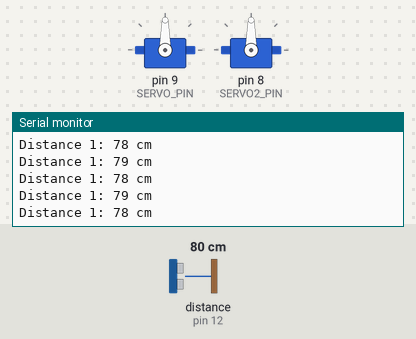
This sketch was run on a simulated Arduino Uno, built with avr-gcc and run on an emulated ATmega328P. On the bench: 2 × servo, the last lines printed to the serial monitor. Wiring (inferred from the names in the program): ultrasonic range finder: trigger pin 11; echo pin 12. The test bench sets the inputs (shaded band); at power-on: distance to the obstacle (sensor on pin 12) 80 cm. The echo pulse lasts 58.3 µs per cm.

Above: at 1.2 s.
1.3 s: distance to the obstacle (sensor on pin 12) set to 183 cm
At 1.53 s:
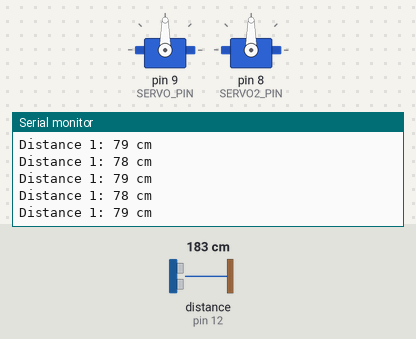
4.3 s: distance to the obstacle (sensor on pin 12) set to 35 cm
At 4.42 s:
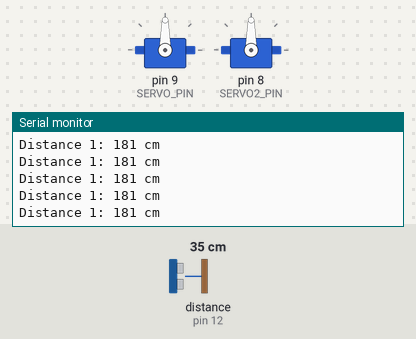
Timing chart, 0 to 7.3 s (numbered marks = the images above; inputs shaded):
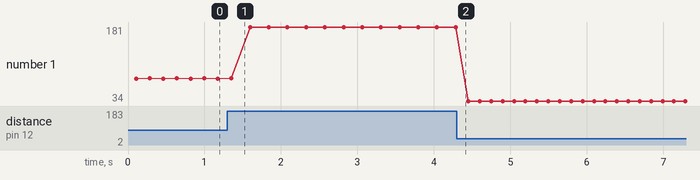

The sketch:

radar.ino
```cpp
#include <Servo.h>
#define SERVO_PIN 9
#define SERVO_DELAY 20
#define SERVO_LONG_DELAY 1000

#define SERVO2_PIN 8
#define SERVO2_DELAY 20
#define SERVO2_LONG_DELAY 1000

#define TRIG_PIN 11
#define ECHO_PIN 12

#define TRIG2_PIN 6
#define ECHO2_PIN 7

Servo myservo;
Servo myservo2;
int angle1 = 0;
int direction1 = 1;
int angle2 = 0;
int direction2 = 1;


void setup() {
  // put your setup code here, to run once:
  myservo.attach(SERVO_PIN);
  myservo2.attach(SERVO2_PIN);

  // Start the serial communication
  Serial.begin(9600);

  // Define the trigPin as an OUTPUT
  pinMode(TRIG_PIN, OUTPUT);

  // Define the echoPin as an INPUT
  pinMode(ECHO_PIN, INPUT);

  // Define the trigPin as an OUTPUT
  pinMode(TRIG2_PIN, OUTPUT);

  // Define the echoPin as an INPUT
  pinMode(ECHO2_PIN, INPUT);
}

long getDistance(int trigPin, int echoPin)
{
  // Clear the trigPin by setting it LOW
  digitalWrite(trigPin, LOW);
  delayMicroseconds(2);

  // Set the trigPin HIGH for 10 microseconds
  digitalWrite(trigPin, HIGH);
  delayMicroseconds(10);
  digitalWrite(trigPin, LOW);

  // Read the echoPin, which returns the duration of the pulse in microseconds
  long duration = pulseIn(echoPin, HIGH);

  // Calculate the distance in centimeters
  // Speed of sound wave divided by 2 (there and back)
  // Sound speed in air (34300 cm/s)
  long distanceCm = duration * 0.034 / 2;

  return distanceCm;
}

void runServo(Servo servoIn, int & angle, int & direction, int angleChange)
{
    while (withinRange()) {}
    // put your main code here, to run repeatedly:
    servoIn.write(angle);
    angle += direction * angleChange;

    if (angle > 180)
    {
      direction = -1;
    }
    else if (angle < 0)
    {
      direction = 1;
    }
}

void goMax(Servo servoIn, int & angle, int & direction)
{
  while (angle < 180)
  {
    runServo(servoIn, angle, direction, 20);
  }

}

void goMin(Servo servoIn, int & angle, int & direction)
{
    while (angle > 0)
  {
    runServo(servoIn, angle, direction, 20);
  }
}

bool withinRange()
{
  return getDistance(TRIG_PIN, ECHO_PIN) < 20.0;
}

void loop() {

  long dis1 = getDistance(TRIG_PIN, ECHO_PIN);
  delay(100);
  // long dis2 = getDistance(TRIG2_PIN, ECHO2_PIN);

  // Print the distance to the Serial Monitor
  Serial.print("Distance 1: ");
  Serial.print(dis1);
  Serial.println(" cm");

  // Serial.print("Distance 2: ");
  // Serial.print(dis2);
  // Serial.println(" cm");


  runServo(myservo, angle1, direction1, 20);
  if (direction2 > 0)
  {
    goMax(myservo2, angle2, direction2);
    direction2 *= -1;
  }
  else
  {
    goMin(myservo2, angle2, direction2);
    direction2 *= -1;
  }


  delay(SERVO_DELAY);

}
```

Measured:
- plotted number 1: 78 → 181 after the input at 1.3 s, 181 → 34 after the input at 4.3 s
